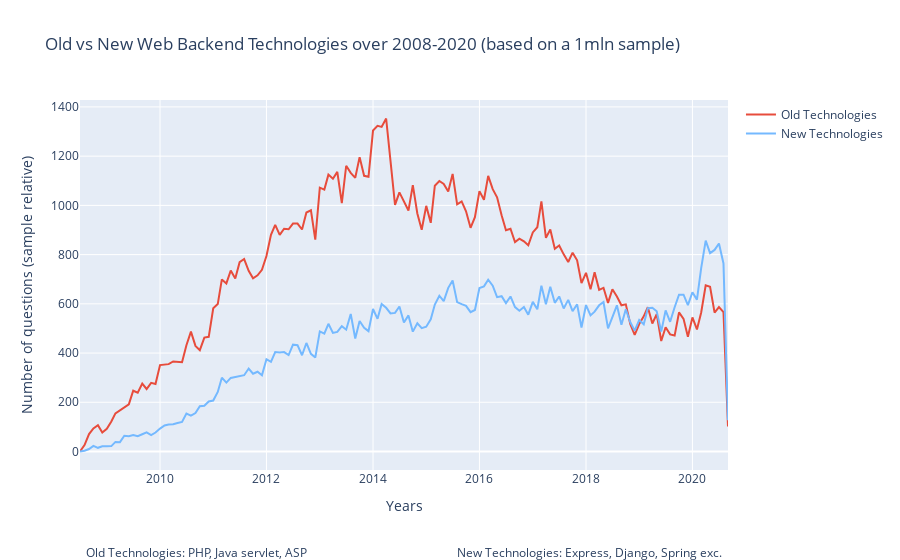

Notebook cell for this chart:
### Code cell
####### 2 backend - plot ##########

layout = go.Layout(xaxis_title='x', 
                   yaxis_title='y',
                    margin_b=90, #increase the bottom margin to have space for caption
                    annotations = [dict(xref='paper',
                                        yref='paper',
                                        x=0.5, y=-0.25,
                                        showarrow=False,
                                        text ='''Old Technologies: PHP, Java servlet, ASP
                                                 New Technologies: Express, Django, Spring exc.''' )])

fig = go.Figure(layout = layout)
fig.add_trace(go.Scatter(x=tab_ovn.index, y=tab_ovn.old, mode='lines', name="Old Technologies", 
              line=dict(color='#e74c3c', width=2)))
fig.add_trace(go.Scatter(x=tab_ovn.index, y=tab_ovn.new, mode='lines', name="New Technologies", 
              line=dict(color='#74b9ff', width=2)))

fig.update_layout(title='Old vs New Web Backend Technologies over 2008-2020 (based on a 1mln sample)',
                   xaxis_title='Years',
                   yaxis_title='Number of questions (sample relative)')


fig.show()

### Figure 1 — Plotly figure (JSON) as saved in the notebook; plotly's stock layout.template omitted (floating-point values rounded to 4 significant figures; data arrays with more than 128 entries replaced by an {"elided": "..."} marker saying what was removed)
{"data": [{"line": {"color": "#e74c3c", "width": 2}, "mode": "lines", "name": "Old Technologies", "type": "scatter", "x": {"elided": "147 str values"}, "y": {"elided": "147 int values"}}, {"line": {"color": "#74b9ff", "width": 2}, "mode": "lines", "name": "New Technologies", "type": "scatter", "x": {"elided": "147 str values"}, "y": {"elided": "147 int values"}}], "layout": {"annotations": [{"showarrow": false, "text": "Old Technologies: PHP, Java servlet, ASP\n                                                 New Technologies: Express, Django, Spring exc.", "x": 0.5, "xref": "paper", "y": -0.25, "yref": "paper"}], "margin": {"b": 90}, "title": {"text": "Old vs New Web Backend Technologies over 2008-2020 (based on a 1mln sample)"}, "xaxis": {"title": {"text": "Years"}}, "yaxis": {"title": {"text": "Number of questions (sample relative)"}}}}
